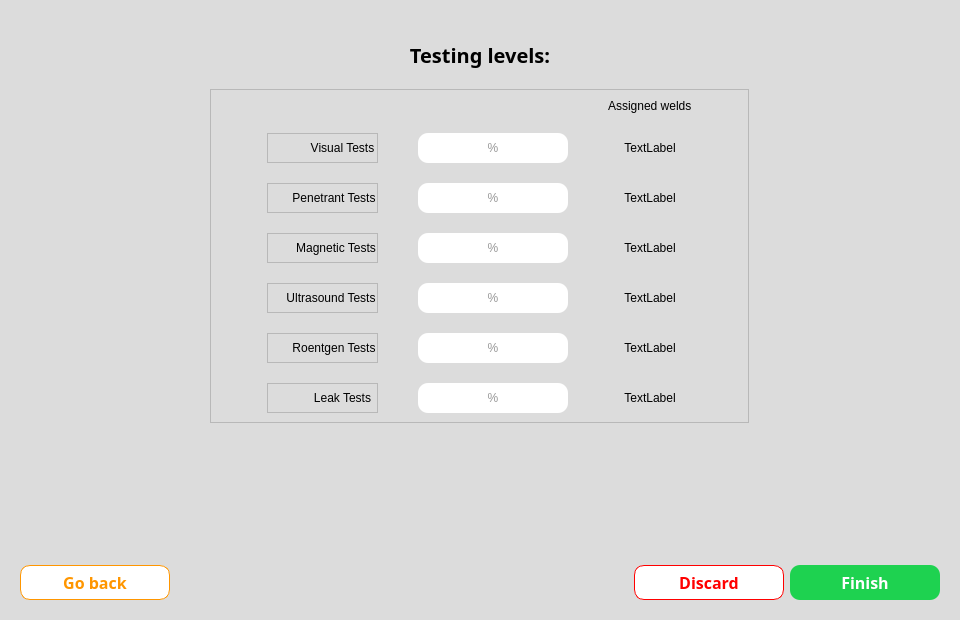
<?xml version="1.0" encoding="UTF-8"?>
<ui version="4.0">
 <class>Dialog</class>
 <widget class="QDialog" name="Dialog">
  <property name="geometry">
   <rect>
    <x>0</x>
    <y>0</y>
    <width>960</width>
    <height>620</height>
   </rect>
  </property>
  <property name="minimumSize">
   <size>
    <width>0</width>
    <height>0</height>
   </size>
  </property>
  <property name="windowTitle">
   <string>Dialog</string>
  </property>
  <property name="styleSheet">
   <string notr="true">QLineEdit{
border-radius: 10px;
color: rgb(50, 50, 50);
}
#Dialog{
	background-color: rgb(220, 220, 220);
}</string>
  </property>
  <layout class="QVBoxLayout" name="verticalLayout_3">
   <property name="spacing">
    <number>20</number>
   </property>
   <item>
    <spacer name="verticalSpacer">
     <property name="orientation">
      <enum>Qt::Vertical</enum>
     </property>
     <property name="sizeType">
      <enum>QSizePolicy::Preferred</enum>
     </property>
     <property name="sizeHint" stdset="0">
      <size>
       <width>20</width>
       <height>30</height>
      </size>
     </property>
    </spacer>
   </item>
   <item>
    <widget class="QLabel" name="label">
     <property name="font">
      <font>
       <family>Microsoft YaHei</family>
       <pointsize>15</pointsize>
       <weight>75</weight>
       <bold>true</bold>
      </font>
     </property>
     <property name="text">
      <string>Testing levels:</string>
     </property>
     <property name="alignment">
      <set>Qt::AlignCenter</set>
     </property>
    </widget>
   </item>
   <item alignment="Qt::AlignHCenter">
    <widget class="QFrame" name="frame_2">
     <property name="font">
      <font>
       <family>Microsoft YaHei</family>
       <pointsize>12</pointsize>
       <weight>50</weight>
       <italic>false</italic>
       <bold>false</bold>
      </font>
     </property>
     <property name="styleSheet">
      <string notr="true">font: 12pt &quot;Microsoft YaHei&quot;;</string>
     </property>
     <property name="frameShape">
      <enum>QFrame::StyledPanel</enum>
     </property>
     <property name="frameShadow">
      <enum>QFrame::Raised</enum>
     </property>
     <layout class="QGridLayout" name="gridLayout">
      <property name="horizontalSpacing">
       <number>40</number>
      </property>
      <property name="verticalSpacing">
       <number>20</number>
      </property>
      <item row="5" column="1">
       <widget class="QFrame" name="frame_6">
        <property name="frameShape">
         <enum>QFrame::StyledPanel</enum>
        </property>
        <property name="frameShadow">
         <enum>QFrame::Raised</enum>
        </property>
        <layout class="QHBoxLayout" name="horizontalLayout_6">
         <property name="spacing">
          <number>10</number>
         </property>
         <property name="leftMargin">
          <number>1</number>
         </property>
         <property name="topMargin">
          <number>1</number>
         </property>
         <property name="rightMargin">
          <number>1</number>
         </property>
         <property name="bottomMargin">
          <number>1</number>
         </property>
         <item>
          <widget class="QLabel" name="label_31">
           <property name="maximumSize">
            <size>
             <width>30</width>
             <height>30</height>
            </size>
           </property>
           <property name="text">
            <string/>
           </property>
           <property name="pixmap">
            <pixmap resource="../resources.qrc">:/Icons/Icons/testingMethodsIcon_rt.png</pixmap>
           </property>
           <property name="scaledContents">
            <bool>true</bool>
           </property>
          </widget>
         </item>
         <item>
          <widget class="QLabel" name="label_4">
           <property name="text">
            <string>Roentgen Tests</string>
           </property>
           <property name="alignment">
            <set>Qt::AlignCenter</set>
           </property>
          </widget>
         </item>
        </layout>
       </widget>
      </item>
      <item row="5" column="4">
       <widget class="QLabel" name="rtCheckLbl">
        <property name="text">
         <string/>
        </property>
        <property name="pixmap">
         <pixmap resource="../resources.qrc">:/Icons/Icons/check.svg</pixmap>
        </property>
       </widget>
      </item>
      <item row="3" column="2">
       <widget class="QLineEdit" name="mtLine">
        <property name="sizePolicy">
         <sizepolicy hsizetype="Preferred" vsizetype="Fixed">
          <horstretch>0</horstretch>
          <verstretch>0</verstretch>
         </sizepolicy>
        </property>
        <property name="minimumSize">
         <size>
          <width>150</width>
          <height>30</height>
         </size>
        </property>
        <property name="alignment">
         <set>Qt::AlignCenter</set>
        </property>
        <property name="placeholderText">
         <string>%</string>
        </property>
       </widget>
      </item>
      <item row="6" column="3">
       <widget class="QLabel" name="ltAssignedLbl">
        <property name="text">
         <string>TextLabel</string>
        </property>
        <property name="alignment">
         <set>Qt::AlignCenter</set>
        </property>
       </widget>
      </item>
      <item row="4" column="2">
       <widget class="QLineEdit" name="utLine">
        <property name="sizePolicy">
         <sizepolicy hsizetype="Preferred" vsizetype="Fixed">
          <horstretch>0</horstretch>
          <verstretch>0</verstretch>
         </sizepolicy>
        </property>
        <property name="minimumSize">
         <size>
          <width>150</width>
          <height>30</height>
         </size>
        </property>
        <property name="alignment">
         <set>Qt::AlignCenter</set>
        </property>
        <property name="placeholderText">
         <string>%</string>
        </property>
       </widget>
      </item>
      <item row="4" column="0">
       <widget class="QLabel" name="label_24">
        <property name="text">
         <string/>
        </property>
       </widget>
      </item>
      <item row="2" column="0">
       <widget class="QLabel" name="label_21">
        <property name="text">
         <string/>
        </property>
       </widget>
      </item>
      <item row="6" column="1">
       <widget class="QFrame" name="frame_7">
        <property name="frameShape">
         <enum>QFrame::StyledPanel</enum>
        </property>
        <property name="frameShadow">
         <enum>QFrame::Raised</enum>
        </property>
        <layout class="QHBoxLayout" name="horizontalLayout_7">
         <property name="spacing">
          <number>10</number>
         </property>
         <property name="leftMargin">
          <number>1</number>
         </property>
         <property name="topMargin">
          <number>1</number>
         </property>
         <property name="rightMargin">
          <number>1</number>
         </property>
         <property name="bottomMargin">
          <number>1</number>
         </property>
         <item>
          <widget class="QLabel" name="label_32">
           <property name="maximumSize">
            <size>
             <width>30</width>
             <height>30</height>
            </size>
           </property>
           <property name="text">
            <string/>
           </property>
           <property name="pixmap">
            <pixmap resource="../resources.qrc">:/Icons/Icons/testingMethodsIcon_lt.png</pixmap>
           </property>
           <property name="scaledContents">
            <bool>true</bool>
           </property>
          </widget>
         </item>
         <item>
          <widget class="QLabel" name="label_3">
           <property name="text">
            <string>Leak Tests</string>
           </property>
           <property name="alignment">
            <set>Qt::AlignCenter</set>
           </property>
          </widget>
         </item>
        </layout>
       </widget>
      </item>
      <item row="5" column="2">
       <widget class="QLineEdit" name="rtLine">
        <property name="sizePolicy">
         <sizepolicy hsizetype="Preferred" vsizetype="Fixed">
          <horstretch>0</horstretch>
          <verstretch>0</verstretch>
         </sizepolicy>
        </property>
        <property name="minimumSize">
         <size>
          <width>150</width>
          <height>30</height>
         </size>
        </property>
        <property name="alignment">
         <set>Qt::AlignCenter</set>
        </property>
        <property name="placeholderText">
         <string>%</string>
        </property>
       </widget>
      </item>
      <item row="1" column="2">
       <widget class="QLineEdit" name="vtLine">
        <property name="sizePolicy">
         <sizepolicy hsizetype="Preferred" vsizetype="Fixed">
          <horstretch>0</horstretch>
          <verstretch>0</verstretch>
         </sizepolicy>
        </property>
        <property name="minimumSize">
         <size>
          <width>150</width>
          <height>30</height>
         </size>
        </property>
        <property name="alignment">
         <set>Qt::AlignCenter</set>
        </property>
        <property name="placeholderText">
         <string>%</string>
        </property>
       </widget>
      </item>
      <item row="6" column="0">
       <widget class="QLabel" name="label_26">
        <property name="text">
         <string/>
        </property>
       </widget>
      </item>
      <item row="1" column="4">
       <widget class="QLabel" name="vtCheckLbl">
        <property name="text">
         <string/>
        </property>
        <property name="pixmap">
         <pixmap resource="../resources.qrc">:/Icons/Icons/check.svg</pixmap>
        </property>
       </widget>
      </item>
      <item row="3" column="3">
       <widget class="QLabel" name="mtAssignedLbl">
        <property name="text">
         <string>TextLabel</string>
        </property>
        <property name="alignment">
         <set>Qt::AlignCenter</set>
        </property>
       </widget>
      </item>
      <item row="4" column="4">
       <widget class="QLabel" name="utCheckLbl">
        <property name="text">
         <string/>
        </property>
        <property name="pixmap">
         <pixmap resource="../resources.qrc">:/Icons/Icons/check.svg</pixmap>
        </property>
       </widget>
      </item>
      <item row="5" column="0">
       <widget class="QLabel" name="label_25">
        <property name="text">
         <string/>
        </property>
       </widget>
      </item>
      <item row="4" column="1">
       <widget class="QFrame" name="frame_5">
        <property name="frameShape">
         <enum>QFrame::StyledPanel</enum>
        </property>
        <property name="frameShadow">
         <enum>QFrame::Raised</enum>
        </property>
        <layout class="QHBoxLayout" name="horizontalLayout_5">
         <property name="spacing">
          <number>10</number>
         </property>
         <property name="leftMargin">
          <number>1</number>
         </property>
         <property name="topMargin">
          <number>1</number>
         </property>
         <property name="rightMargin">
          <number>1</number>
         </property>
         <property name="bottomMargin">
          <number>1</number>
         </property>
         <item>
          <widget class="QLabel" name="label_30">
           <property name="maximumSize">
            <size>
             <width>30</width>
             <height>30</height>
            </size>
           </property>
           <property name="text">
            <string/>
           </property>
           <property name="pixmap">
            <pixmap resource="../resources.qrc">:/Icons/Icons/testingMethodsIcon_ut.png</pixmap>
           </property>
           <property name="scaledContents">
            <bool>true</bool>
           </property>
          </widget>
         </item>
         <item>
          <widget class="QLabel" name="label_7">
           <property name="text">
            <string>Ultrasound Tests</string>
           </property>
           <property name="alignment">
            <set>Qt::AlignCenter</set>
           </property>
          </widget>
         </item>
        </layout>
       </widget>
      </item>
      <item row="6" column="4">
       <widget class="QLabel" name="ltCheckLbl">
        <property name="text">
         <string/>
        </property>
        <property name="pixmap">
         <pixmap resource="../resources.qrc">:/Icons/Icons/check.svg</pixmap>
        </property>
       </widget>
      </item>
      <item row="2" column="3">
       <widget class="QLabel" name="ptAssignedLbl">
        <property name="text">
         <string>TextLabel</string>
        </property>
        <property name="alignment">
         <set>Qt::AlignCenter</set>
        </property>
       </widget>
      </item>
      <item row="2" column="1">
       <widget class="QFrame" name="frame_3">
        <property name="frameShape">
         <enum>QFrame::StyledPanel</enum>
        </property>
        <property name="frameShadow">
         <enum>QFrame::Raised</enum>
        </property>
        <layout class="QHBoxLayout" name="horizontalLayout">
         <property name="spacing">
          <number>10</number>
         </property>
         <property name="leftMargin">
          <number>1</number>
         </property>
         <property name="topMargin">
          <number>1</number>
         </property>
         <property name="rightMargin">
          <number>1</number>
         </property>
         <property name="bottomMargin">
          <number>1</number>
         </property>
         <item>
          <widget class="QLabel" name="label_28">
           <property name="maximumSize">
            <size>
             <width>30</width>
             <height>30</height>
            </size>
           </property>
           <property name="text">
            <string/>
           </property>
           <property name="pixmap">
            <pixmap resource="../resources.qrc">:/Icons/Icons/testingMethodsIcon_pt.png</pixmap>
           </property>
           <property name="scaledContents">
            <bool>true</bool>
           </property>
          </widget>
         </item>
         <item>
          <widget class="QLabel" name="label_2">
           <property name="text">
            <string>Penetrant Tests</string>
           </property>
           <property name="alignment">
            <set>Qt::AlignCenter</set>
           </property>
          </widget>
         </item>
        </layout>
       </widget>
      </item>
      <item row="6" column="2">
       <widget class="QLineEdit" name="ltLine">
        <property name="sizePolicy">
         <sizepolicy hsizetype="Preferred" vsizetype="Fixed">
          <horstretch>0</horstretch>
          <verstretch>0</verstretch>
         </sizepolicy>
        </property>
        <property name="minimumSize">
         <size>
          <width>150</width>
          <height>30</height>
         </size>
        </property>
        <property name="alignment">
         <set>Qt::AlignCenter</set>
        </property>
        <property name="placeholderText">
         <string>%</string>
        </property>
       </widget>
      </item>
      <item row="3" column="4">
       <widget class="QLabel" name="mtCheckLbl">
        <property name="text">
         <string/>
        </property>
        <property name="pixmap">
         <pixmap resource="../resources.qrc">:/Icons/Icons/check.svg</pixmap>
        </property>
       </widget>
      </item>
      <item row="2" column="4">
       <widget class="QLabel" name="ptCheckLbl">
        <property name="text">
         <string/>
        </property>
        <property name="pixmap">
         <pixmap resource="../resources.qrc">:/Icons/Icons/check.svg</pixmap>
        </property>
       </widget>
      </item>
      <item row="3" column="1">
       <widget class="QFrame" name="frame_4">
        <property name="frameShape">
         <enum>QFrame::StyledPanel</enum>
        </property>
        <property name="frameShadow">
         <enum>QFrame::Raised</enum>
        </property>
        <layout class="QHBoxLayout" name="horizontalLayout_4">
         <property name="spacing">
          <number>10</number>
         </property>
         <property name="leftMargin">
          <number>1</number>
         </property>
         <property name="topMargin">
          <number>1</number>
         </property>
         <property name="rightMargin">
          <number>1</number>
         </property>
         <property name="bottomMargin">
          <number>1</number>
         </property>
         <item>
          <widget class="QLabel" name="label_29">
           <property name="maximumSize">
            <size>
             <width>30</width>
             <height>30</height>
            </size>
           </property>
           <property name="text">
            <string/>
           </property>
           <property name="pixmap">
            <pixmap resource="../resources.qrc">:/Icons/Icons/testingMethodsIcon_mt.png</pixmap>
           </property>
           <property name="scaledContents">
            <bool>true</bool>
           </property>
          </widget>
         </item>
         <item>
          <widget class="QLabel" name="label_5">
           <property name="text">
            <string>Magnetic Tests</string>
           </property>
           <property name="alignment">
            <set>Qt::AlignCenter</set>
           </property>
          </widget>
         </item>
        </layout>
       </widget>
      </item>
      <item row="4" column="3">
       <widget class="QLabel" name="utAssignedLbl">
        <property name="text">
         <string>TextLabel</string>
        </property>
        <property name="alignment">
         <set>Qt::AlignCenter</set>
        </property>
       </widget>
      </item>
      <item row="5" column="3">
       <widget class="QLabel" name="rtAssignedLbl">
        <property name="text">
         <string>TextLabel</string>
        </property>
        <property name="alignment">
         <set>Qt::AlignCenter</set>
        </property>
       </widget>
      </item>
      <item row="1" column="3">
       <widget class="QLabel" name="vtAssignedLbl">
        <property name="text">
         <string>TextLabel</string>
        </property>
        <property name="alignment">
         <set>Qt::AlignCenter</set>
        </property>
       </widget>
      </item>
      <item row="2" column="2">
       <widget class="QLineEdit" name="ptLine">
        <property name="sizePolicy">
         <sizepolicy hsizetype="Preferred" vsizetype="Fixed">
          <horstretch>0</horstretch>
          <verstretch>0</verstretch>
         </sizepolicy>
        </property>
        <property name="minimumSize">
         <size>
          <width>150</width>
          <height>30</height>
         </size>
        </property>
        <property name="alignment">
         <set>Qt::AlignCenter</set>
        </property>
        <property name="placeholderText">
         <string>%</string>
        </property>
       </widget>
      </item>
      <item row="0" column="3">
       <widget class="QLabel" name="label_9">
        <property name="styleSheet">
         <string notr="true">font: 75 bold 12pt &quot;Microsoft YaHei&quot;;</string>
        </property>
        <property name="text">
         <string>Assigned welds</string>
        </property>
       </widget>
      </item>
      <item row="1" column="1">
       <widget class="QFrame" name="frame_8">
        <property name="frameShape">
         <enum>QFrame::StyledPanel</enum>
        </property>
        <property name="frameShadow">
         <enum>QFrame::Raised</enum>
        </property>
        <layout class="QHBoxLayout" name="horizontalLayout_3">
         <property name="spacing">
          <number>10</number>
         </property>
         <property name="leftMargin">
          <number>1</number>
         </property>
         <property name="topMargin">
          <number>1</number>
         </property>
         <property name="rightMargin">
          <number>1</number>
         </property>
         <property name="bottomMargin">
          <number>1</number>
         </property>
         <item>
          <widget class="QLabel" name="label_6">
           <property name="maximumSize">
            <size>
             <width>30</width>
             <height>30</height>
            </size>
           </property>
           <property name="text">
            <string/>
           </property>
           <property name="pixmap">
            <pixmap resource="../resources.qrc">:/Icons/Icons/testingMethodsIcon_vt.png</pixmap>
           </property>
           <property name="scaledContents">
            <bool>true</bool>
           </property>
           <property name="alignment">
            <set>Qt::AlignCenter</set>
           </property>
          </widget>
         </item>
         <item>
          <widget class="QLabel" name="label_27">
           <property name="text">
            <string>Visual Tests</string>
           </property>
           <property name="alignment">
            <set>Qt::AlignCenter</set>
           </property>
          </widget>
         </item>
        </layout>
       </widget>
      </item>
      <item row="3" column="0">
       <widget class="QLabel" name="label_23">
        <property name="text">
         <string/>
        </property>
       </widget>
      </item>
     </layout>
    </widget>
   </item>
   <item>
    <spacer name="verticalSpacer_2">
     <property name="orientation">
      <enum>Qt::Vertical</enum>
     </property>
     <property name="sizeHint" stdset="0">
      <size>
       <width>20</width>
       <height>40</height>
      </size>
     </property>
    </spacer>
   </item>
   <item alignment="Qt::AlignRight">
    <widget class="QFrame" name="frame">
     <layout class="QHBoxLayout" name="horizontalLayout_2">
      <item>
       <widget class="QPushButton" name="goBackBtn">
        <property name="minimumSize">
         <size>
          <width>150</width>
          <height>35</height>
         </size>
        </property>
        <property name="font">
         <font>
          <family>Microsoft YaHei</family>
          <pointsize>12</pointsize>
          <weight>75</weight>
          <bold>true</bold>
         </font>
        </property>
        <property name="styleSheet">
         <string notr="true">background-color:rgb(255, 255, 255);
border: 1px solid;
border-radius: 10px;
border-color:rgb(255, 150, 0);
color: rgb(255, 150, 0);</string>
        </property>
        <property name="text">
         <string>Go back</string>
        </property>
       </widget>
      </item>
      <item>
       <spacer name="horizontalSpacer">
        <property name="orientation">
         <enum>Qt::Horizontal</enum>
        </property>
        <property name="sizeHint" stdset="0">
         <size>
          <width>550</width>
          <height>20</height>
         </size>
        </property>
       </spacer>
      </item>
      <item>
       <widget class="QPushButton" name="discardBtn">
        <property name="sizePolicy">
         <sizepolicy hsizetype="Preferred" vsizetype="Fixed">
          <horstretch>0</horstretch>
          <verstretch>0</verstretch>
         </sizepolicy>
        </property>
        <property name="minimumSize">
         <size>
          <width>150</width>
          <height>35</height>
         </size>
        </property>
        <property name="font">
         <font>
          <family>Microsoft YaHei</family>
          <pointsize>12</pointsize>
          <weight>75</weight>
          <italic>false</italic>
          <bold>true</bold>
         </font>
        </property>
        <property name="styleSheet">
         <string notr="true">background-color:rgb(255, 255, 255);
border: 1px solid;
border-radius: 10px;
border-color: rgb(255, 0, 0);
color: rgb(255, 0, 0);</string>
        </property>
        <property name="text">
         <string>Discard</string>
        </property>
       </widget>
      </item>
      <item>
       <widget class="QPushButton" name="finishBtn">
        <property name="sizePolicy">
         <sizepolicy hsizetype="Preferred" vsizetype="Fixed">
          <horstretch>0</horstretch>
          <verstretch>0</verstretch>
         </sizepolicy>
        </property>
        <property name="minimumSize">
         <size>
          <width>150</width>
          <height>35</height>
         </size>
        </property>
        <property name="font">
         <font>
          <family>Microsoft YaHei</family>
          <pointsize>12</pointsize>
          <weight>75</weight>
          <italic>false</italic>
          <bold>true</bold>
         </font>
        </property>
        <property name="styleSheet">
         <string notr="true">background-color: rgb(30, 210, 80);
border-radius: 10px;
color: rgb(255, 255, 255)</string>
        </property>
        <property name="text">
         <string>Finish</string>
        </property>
       </widget>
      </item>
     </layout>
    </widget>
   </item>
  </layout>
 </widget>
 <resources>
  <include location="../resources.qrc"/>
  <include location="../resources.qrc"/>
  <include location="../resources.qrc"/>
  <include location="../resources.qrc"/>
  <include location="../resources.qrc"/>
 </resources>
 <connections/>
</ui>
